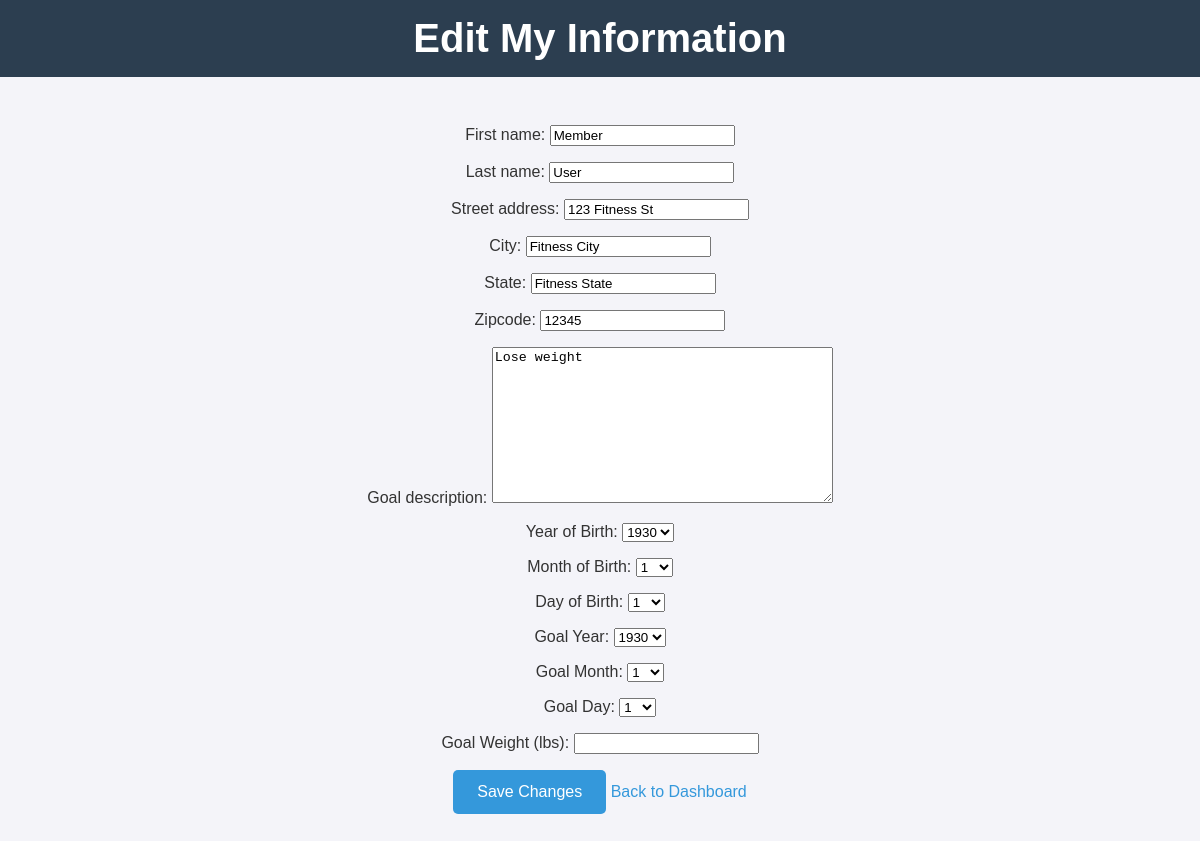
The app's page /edit-my-info/ (signed in) with its own data.
### fitness_app/models.py (models this page shows, shortened)
class Member(models.Model):
    first_name = models.CharField(max_length=50)
    last_name = models.CharField(max_length=50)
    street_address = models.CharField(max_length=255)
    city = models.CharField(max_length=100)
    state = models.CharField(max_length=50)
    zipcode = models.CharField(max_length=10)
    date_of_birth = models.DateField()
    goal_description = models.TextField(default="No Goal Specified")
    goal_date = models.DateField()
    goal_weight = models.IntegerField(default=0)
    date_joined = models.DateField(auto_now_add=True)

### fitness_app/views.py (the view)
# urls.py: path("edit-my-info/", views.edit_my_info, name="edit_my_info"),
@login_required
def edit_my_info(request):
    try:
        user_role = UserRole.objects.get(user=request.user).role.name
    except UserRole.DoesNotExist:
        return redirect("login")
    if user_role != "Member":
        return render(request, "error.html", {"message": "Access Denied"})
    member = get_object_or_404(Member, first_name=request.user.first_name, last_name=request.user.last_name)
    if request.method == "POST":
        form = MemberRegistrationForm(request.POST, instance=member)
        if form.is_valid():
            form.save()
            return redirect("member_dashboard")
    else:
        form = MemberRegistrationForm(instance=member)
    return render(request, "edit_my_info.html", {"form": form, "member": member})

### fitness_app/forms.py (shortened to what this page needs)
class MemberRegistrationForm(forms.ModelForm):
    YEAR_CHOICES = [(year, year) for year in range(1930, date.today().year + 1)]
    MONTH_CHOICES = [(month, month) for month in range(1, 13)]
    DAY_CHOICES = [(day, day) for day in range(1, 32)]
    date_of_birth_year = forms.ChoiceField(choices=YEAR_CHOICES, label="Year of Birth")
    date_of_birth_month = forms.ChoiceField(choices=MONTH_CHOICES, label="Month of Birth")
    date_of_birth_day = forms.ChoiceField(choices=DAY_CHOICES, label="Day of Birth")
    goal_date_year = forms.ChoiceField(choices=YEAR_CHOICES, label="Goal Year")
    goal_date_month = forms.ChoiceField(choices=MONTH_CHOICES, label="Goal Month")
    goal_date_day = forms.ChoiceField(choices=DAY_CHOICES, label="Goal Day")
    goal_weight = forms.IntegerField(label="Goal Weight (lbs)", min_value=1)
    class Meta:
        model = Member
        fields = [
            'first_name',
            'last_name',
            'street_address',
            'city',
            'state',
            'zipcode',
            'goal_description',
        ]

### fitness_app/templates/edit_my_info.html (shortened to what this page needs)
{% load static %}
<!DOCTYPE html>
<html lang="en">
<head>
    <link rel="stylesheet" href="{% static 'css/style.css' %}">
</head>
<body>
    <header>
        <h1>Edit My Information</h1>
    </header>
    <main>
        <form method="post" class="form-container">
            {{ form.as_p }}
            <div class="button-group">
                <button type="submit" class="button">Save Changes</button>
                <a href="{% url 'member_dashboard' %}" class="button secondary">Back to Dashboard</a>
            </div>
        </form>
    </main>
</body>
</html>

### static/css/style.css (style rules this page uses)
body { font-family: 'Arial', sans-serif; margin: 0; padding: 0; background-color: #f4f4f9; color: #333; }
header { background-color: #2c3e50; color: white; padding: 1rem 2rem; text-align: center; }
header h1 { margin: 0; font-size: 2.5rem; }
main { padding: 2rem; text-align: center; }
button { background-color: #3498db; color: white; border: none; padding: 0.8rem 1.5rem; font-size: 1rem; cursor: pointer; border-radius: 5px; transition: background-color 0.3s ease; }
a { color: #3498db; text-decoration: none; }

### records on screen
Member: first_name "Member", last_name "User", street_address "123 Fitness St", city "Fitness City", state "Fitness State", zipcode "12345", goal_description "Lose weight"
